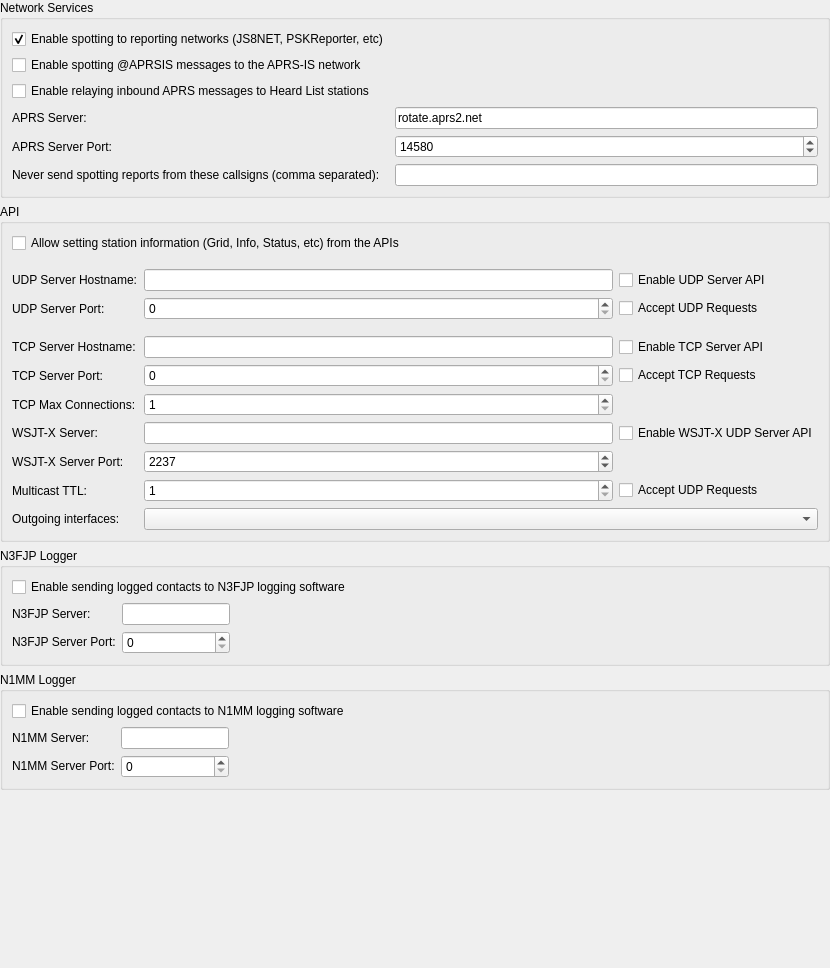
         <widget class="QWidget" name="scrollAreaWidgetContents_6">
          <property name="geometry">
           <rect>
            <x>0</x>
            <y>0</y>
            <width>830</width>
            <height>968</height>
           </rect>
          </property>
          <layout class="QVBoxLayout" name="verticalLayout_30">
           <property name="leftMargin">
            <number>0</number>
           </property>
           <property name="topMargin">
            <number>0</number>
           </property>
           <property name="rightMargin">
            <number>0</number>
           </property>
           <property name="bottomMargin">
            <number>0</number>
           </property>
           <item>
            <widget class="QGroupBox" name="network_group_box">
             <property name="title">
              <string>Network Services</string>
             </property>
             <layout class="QGridLayout" name="gridLayout_9">
              <item row="3" column="0">
               <widget class="QLabel" name="udp_server_label_2">
                <property name="text">
                 <string>APRS Server:</string>
                </property>
                <property name="buddy">
                 <cstring>udp_server_line_edit</cstring>
                </property>
               </widget>
              </item>
              <item row="4" column="0">
               <widget class="QLabel" name="label_18">
                <property name="text">
                 <string>APRS Server Port:</string>
                </property>
                <property name="buddy">
                 <cstring>udp_server_port_spin_box</cstring>
                </property>
               </widget>
              </item>
              <item row="5" column="1" colspan="2">
               <widget class="QLineEdit" name="spot_blacklist_line_edit"/>
              </item>
              <item row="3" column="1" colspan="2">
               <widget class="QLineEdit" name="aprs_server_line_edit">
                <property name="sizePolicy">
                 <sizepolicy hsizetype="Preferred" vsizetype="Fixed">
                  <horstretch>0</horstretch>
                  <verstretch>0</verstretch>
                 </sizepolicy>
                </property>
                <property name="toolTip">
                 <string>&lt;html&gt;&lt;head/&gt;&lt;body&gt;&lt;p&gt;Optional hostname of APRS server to send spots to.&lt;/p&gt;&lt;p&gt;Formats:&lt;/p&gt;&lt;ul style=&quot;margin-top: 0px; margin-bottom: 0px; margin-left: 0px; margin-right: 0px; -qt-list-indent: 1;&quot;&gt;&lt;li style=&quot; margin-top:12px; margin-bottom:0px; margin-left:0px; margin-right:0px; -qt-block-indent:0; text-indent:0px;&quot;&gt;hostname&lt;/li&gt;&lt;li style=&quot; margin-top:0px; margin-bottom:0px; margin-left:0px; margin-right:0px; -qt-block-indent:0; text-indent:0px;&quot;&gt;IPv4 address&lt;/li&gt;&lt;li style=&quot; margin-top:0px; margin-bottom:0px; margin-left:0px; margin-right:0px; -qt-block-indent:0; text-indent:0px;&quot;&gt;IPv6 address&lt;/li&gt;&lt;li style=&quot; margin-top:0px; margin-bottom:0px; margin-left:0px; margin-right:0px; -qt-block-indent:0; text-indent:0px;&quot;&gt;IPv4 multicast group address&lt;/li&gt;&lt;li style=&quot; margin-top:0px; margin-bottom:0px; margin-left:0px; margin-right:0px; -qt-block-indent:0; text-indent:0px;&quot;&gt;IPv6 multicast group address&lt;/li&gt;&lt;/ul&gt;&lt;p&gt;Clearing this field will disable the spotting to APRS.&lt;/p&gt;&lt;/body&gt;&lt;/html&gt;</string>
                </property>
                <property name="inputMethodHints">
                 <set>Qt::ImhNone</set>
                </property>
                <property name="text">
                 <string>rotate.aprs2.net</string>
                </property>
               </widget>
              </item>
              <item row="1" column="0" colspan="2">
               <widget class="QCheckBox" name="enable_aprs_spotting_check_box">
                <property name="text">
                 <string>Enable spotting @APRSIS messages to the APRS-IS network</string>
                </property>
                <property name="checked">
                 <bool>false</bool>
                </property>
               </widget>
              </item>
              <item row="2" column="0" colspan="2">
               <widget class="QCheckBox" name="enable_aprs_relay_check_box">
                <property name="toolTip">
                 <string>When enabled, messages received from APRS-IS destined for stations in your Heard List will be relayed via JS8 (Group @APRSIS).</string>
                </property>
                <property name="text">
                 <string>Enable relaying inbound APRS messages to Heard List stations</string>
                </property>
                <property name="checked">
                 <bool>false</bool>
                </property>
               </widget>
              </item>
              <item row="5" column="0">
               <widget class="QLabel" name="label_31">
                <property name="text">
                 <string>Never send spotting reports from these callsigns (comma separated):</string>
                </property>
               </widget>
              </item>
              <item row="4" column="1" colspan="2">
               <widget class="QSpinBox" name="aprs_server_port_spin_box">
                <property name="toolTip">
                 <string>&lt;html&gt;&lt;head/&gt;&lt;body&gt;&lt;p&gt;Enter the service port number of the APRS server that should receive updates. If this is zero no updates will be broadcast.&lt;/p&gt;&lt;/body&gt;&lt;/html&gt;</string>
                </property>
                <property name="minimum">
                 <number>0</number>
                </property>
                <property name="maximum">
                 <number>65534</number>
                </property>
                <property name="value">
                 <number>14580</number>
                </property>
               </widget>
              </item>
              <item row="0" column="0">
               <widget class="QCheckBox" name="psk_reporter_check_box">
                <property name="toolTip">
                 <string>&lt;html&gt;&lt;head/&gt;&lt;body&gt;&lt;p&gt;The program can send your station details and all decoded signals with grid squares as spots to the http://pskreporter.info web site.&lt;/p&gt;&lt;p&gt;This is used for reverse beacon analysis which is very useful for assessing propagation and system performance.&lt;/p&gt;&lt;/body&gt;&lt;/html&gt;</string>
                </property>
                <property name="text">
                 <string>Enable spotting to reporting networks (JS8NET, PSKReporter, etc)</string>
                </property>
                <property name="checked">
                 <bool>true</bool>
                </property>
               </widget>
              </item>
             </layout>
            </widget>
           </item>
           <item>
            <widget class="QGroupBox" name="groupBox_4">
             <property name="title">
              <string>API</string>
             </property>
             <layout class="QGridLayout" name="gridLayout_16">
              <item row="6" column="1">
               <widget class="QLineEdit" name="tcp_server_line_edit"/>
              </item>
              <item row="3" column="1">
               <widget class="QLineEdit" name="udp_server_line_edit">
                <property name="sizePolicy">
                 <sizepolicy hsizetype="Preferred" vsizetype="Fixed">
                  <horstretch>0</horstretch>
                  <verstretch>0</verstretch>
                 </sizepolicy>
                </property>
                <property name="toolTip">
                 <string>&lt;html&gt;&lt;head/&gt;&lt;body&gt;&lt;p&gt;Optional hostname of network service to receive decodes.&lt;/p&gt;&lt;p&gt;Formats:&lt;/p&gt;&lt;ul style=&quot;margin-top: 0px; margin-bottom: 0px; margin-left: 0px; margin-right: 0px; -qt-list-indent: 1;&quot;&gt;&lt;li style=&quot; margin-top:12px; margin-bottom:0px; margin-left:0px; margin-right:0px; -qt-block-indent:0; text-indent:0px;&quot;&gt;hostname&lt;/li&gt;&lt;li style=&quot; margin-top:0px; margin-bottom:0px; margin-left:0px; margin-right:0px; -qt-block-indent:0; text-indent:0px;&quot;&gt;IPv4 address&lt;/li&gt;&lt;li style=&quot; margin-top:0px; margin-bottom:0px; margin-left:0px; margin-right:0px; -qt-block-indent:0; text-indent:0px;&quot;&gt;IPv6 address&lt;/li&gt;&lt;li style=&quot; margin-top:0px; margin-bottom:0px; margin-left:0px; margin-right:0px; -qt-block-indent:0; text-indent:0px;&quot;&gt;IPv4 multicast group address&lt;/li&gt;&lt;li style=&quot; margin-top:0px; margin-bottom:0px; margin-left:0px; margin-right:0px; -qt-block-indent:0; text-indent:0px;&quot;&gt;IPv6 multicast group address&lt;/li&gt;&lt;/ul&gt;&lt;p&gt;Clearing this field will disable the broadcasting of UDP status updates.&lt;/p&gt;&lt;/body&gt;&lt;/html&gt;</string>
                </property>
                <property name="inputMethodHints">
                 <set>Qt::ImhNone</set>
                </property>
               </widget>
              </item>
              <item row="6" column="2">
               <widget class="QCheckBox" name="tcpEnable">
                <property name="toolTip">
                 <string>&lt;html&gt;&lt;head/&gt;&lt;body&gt;&lt;p&gt;Enable the application to send API information over a TCP Server&lt;/p&gt;&lt;/body&gt;&lt;/html&gt;</string>
                </property>
                <property name="text">
                 <string>Enable TCP Server API</string>
                </property>
               </widget>
              </item>
              <item row="6" column="0">
               <widget class="QLabel" name="label_16">
                <property name="text">
                 <string>TCP Server Hostname:</string>
                </property>
               </widget>
              </item>
              <item row="4" column="1">
               <widget class="QSpinBox" name="udp_server_port_spin_box">
                <property name="toolTip">
                 <string>&lt;html&gt;&lt;head/&gt;&lt;body&gt;&lt;p&gt;Enter the service port number of the UDP server that should receive updates. If this is zero no updates will be broadcast.&lt;/p&gt;&lt;/body&gt;&lt;/html&gt;</string>
                </property>
                <property name="minimum">
                 <number>0</number>
                </property>
                <property name="maximum">
                 <number>65534</number>
                </property>
               </widget>
              </item>
              <item row="7" column="2">
               <widget class="QCheckBox" name="accept_tcp_requests_check_box">
                <property name="toolTip">
                 <string>&lt;html&gt;&lt;head/&gt;&lt;body&gt;&lt;p&gt;With this enabled the app will accept certain requests back from a TCP client that receives decode messages.&lt;/p&gt;&lt;/body&gt;&lt;/html&gt;</string>
                </property>
                <property name="text">
                 <string>Accept TCP Requests</string>
                </property>
               </widget>
              </item>
              <item row="3" column="0">
               <widget class="QLabel" name="udp_server_label">
                <property name="text">
                 <string>UDP Server Hostname:</string>
                </property>
                <property name="buddy">
                 <cstring>udp_server_line_edit</cstring>
                </property>
               </widget>
              </item>
              <item row="7" column="1">
               <widget class="QSpinBox" name="tcp_server_port_spin_box">
                <property name="toolTip">
                 <string>&lt;html&gt;&lt;head/&gt;&lt;body&gt;&lt;p&gt;Enter the service port number of the TCP server. If this is zero then TCP server will not be started.&lt;/p&gt;&lt;/body&gt;&lt;/html&gt;</string>
                </property>
                <property name="maximum">
                 <number>65534</number>
                </property>
               </widget>
              </item>
              <item row="7" column="0">
               <widget class="QLabel" name="label_29">
                <property name="text">
                 <string>TCP Server Port:</string>
                </property>
               </widget>
              </item>
              <item row="8" column="1">
               <widget class="QSpinBox" name="tcp_max_connections_spin_box">
                <property name="toolTip">
                 <string>&lt;html&gt;&lt;head/&gt;&lt;body&gt;&lt;p&gt;Enter the maximum number of API connections allowed to the TCP server&lt;/p&gt;&lt;/body&gt;&lt;/html&gt;</string>
                </property>
                <property name="minimum">
                 <number>1</number>
                </property>
                <property name="maximum">
                 <number>100</number>
                </property>
               </widget>
              </item>
              <item row="4" column="0">
               <widget class="QLabel" name="label_6">
                <property name="text">
                 <string>UDP Server Port:</string>
                </property>
                <property name="buddy">
                 <cstring>udp_server_port_spin_box</cstring>
                </property>
               </widget>
              </item>
              <item row="0" column="0" colspan="2">
               <widget class="QCheckBox" name="use_dynamic_grid">
                <property name="toolTip">
                 <string>&lt;html&gt;&lt;head/&gt;&lt;body&gt;&lt;p&gt;Check to allow changes to grid, qtc, etc from external programs&lt;/p&gt;&lt;/body&gt;&lt;/html&gt;</string>
                </property>
                <property name="text">
                 <string>Allow setting station information (Grid, Info, Status, etc) from the APIs</string>
                </property>
               </widget>
              </item>
              <item row="8" column="0">
               <widget class="QLabel" name="label_30">
                <property name="text">
                 <string>TCP Max Connections:</string>
                </property>
               </widget>
              </item>
              <item row="9" column="0">
               <widget class="QLabel" name="wsjtx_server_label">
                <property name="text">
                 <string>WSJT-X Server:</string>
                </property>
                <property name="buddy">
                 <cstring>wsjtx_server_line_edit</cstring>
                </property>
               </widget>
              </item>
              <item row="9" column="1">
               <widget class="QLineEdit" name="wsjtx_server_line_edit">
                <property name="sizePolicy">
                 <sizepolicy hsizetype="Preferred" vsizetype="Fixed">
                  <horstretch>0</horstretch>
                  <verstretch>0</verstretch>
                 </sizepolicy>
                </property>
                <property name="toolTip">
                 <string>&lt;html&gt;&lt;head/&gt;&lt;body&gt;&lt;p&gt;Optional hostname of network service to receive WSJT-X protocol messages.&lt;/p&gt;&lt;p&gt;Formats:&lt;/p&gt;&lt;ul style=&quot;margin-top: 0px; margin-bottom: 0px; margin-left: 0px; margin-right: 0px; -qt-list-indent: 1;&quot;&gt;&lt;li style=&quot; margin-top:12px; margin-bottom:0px; margin-left:0px; margin-right:0px; -qt-block-indent:0; text-indent:0px;&quot;&gt;hostname&lt;/li&gt;&lt;li style=&quot; margin-top:0px; margin-bottom:0px; margin-left:0px; margin-right:0px; -qt-block-indent:0; text-indent:0px;&quot;&gt;IPv4 address&lt;/li&gt;&lt;li style=&quot; margin-top:0px; margin-bottom:0px; margin-left:0px; margin-right:0px; -qt-block-indent:0; text-indent:0px;&quot;&gt;IPv6 address&lt;/li&gt;&lt;li style=&quot; margin-top:0px; margin-bottom:0px; margin-left:0px; margin-right:0px; -qt-block-indent:0; text-indent:0px;&quot;&gt;IPv4 multicast group address&lt;/li&gt;&lt;li style=&quot; margin-top:0px; margin-bottom:0px; margin-left:0px; margin-right:0px; -qt-block-indent:0; text-indent:0px;&quot;&gt;IPv6 multicast group address&lt;/li&gt;&lt;/ul&gt;&lt;p&gt;Clearing this field will disable the broadcasting of WSJT-X protocol messages.&lt;/p&gt;&lt;/body&gt;&lt;/html&gt;</string>
                </property>
                <property name="inputMethodHints">
                 <set>Qt::ImhNone</set>
                </property>
               </widget>
              </item>
              <item row="9" column="2">
               <widget class="QCheckBox" name="wsjtx_enable_check_box">
                <property name="toolTip">
                 <string>&lt;html&gt;&lt;head/&gt;&lt;body&gt;&lt;p&gt;Enable the application to send WSJT-X protocol information to UDP Servers&lt;/p&gt;&lt;/body&gt;&lt;/html&gt;</string>
                </property>
                <property name="text">
                 <string>Enable WSJT-X UDP Server API</string>
                </property>
               </widget>
              </item>
              <item row="10" column="0">
               <widget class="QLabel" name="wsjtx_server_port_label">
                <property name="text">
                 <string>WSJT-X Server Port:</string>
                </property>
                <property name="buddy">
                 <cstring>wsjtx_server_port_spin_box</cstring>
                </property>
               </widget>
              </item>
              <item row="10" column="1">
               <widget class="QSpinBox" name="wsjtx_server_port_spin_box">
                <property name="toolTip">
                 <string>&lt;html&gt;&lt;head/&gt;&lt;body&gt;&lt;p&gt;Enter the service port number of the WSJT-X UDP server that should receive updates. If this is zero no updates will be sent. Default is 2237.&lt;/p&gt;&lt;/body&gt;&lt;/html&gt;</string>
                </property>
                <property name="minimum">
                 <number>0</number>
                </property>
                <property name="maximum">
                 <number>65534</number>
                </property>
                <property name="value">
                 <number>2237</number>
                </property>
               </widget>
              </item>
              <item row="11" column="0">
               <widget class="QLabel" name="wsjtx_TTL_label">
                <property name="text">
                 <string>Multicast TTL:</string>
                </property>
                <property name="buddy">
                 <cstring>wsjtx_TTL_spin_box</cstring>
                </property>
               </widget>
              </item>
              <item row="11" column="1">
               <widget class="QSpinBox" name="wsjtx_TTL_spin_box">
                <property name="toolTip">
                 <string>&lt;html&gt;&lt;head/&gt;&lt;body&gt;&lt;p&gt;Sets the number of router hops that multicast datagrams are allowed to make. Almost everyone should set this to 1 to keep outgoing multicast traffic within the local subnet.&lt;/p&gt;&lt;/body&gt;&lt;/html&gt;</string>
                </property>
                <property name="minimum">
                 <number>1</number>
                </property>
                <property name="maximum">
                 <number>255</number>
                </property>
                <property name="value">
                 <number>1</number>
                </property>
               </widget>
              </item>
              <item row="11" column="2">
               <widget class="QCheckBox" name="wsjtx_accept_requests_check_box">
                <property name="toolTip">
                 <string>&lt;html&gt;&lt;head/&gt;&lt;body&gt;&lt;p&gt;With this enabled JS8Call will accept certain requests from a UDP client sending WSJT-X protocol messages.&lt;/p&gt;&lt;/body&gt;&lt;/html&gt;</string>
                </property>
                <property name="text">
                 <string>Accept UDP Requests</string>
                </property>
               </widget>
              </item>
              <item row="12" column="0">
               <widget class="QLabel" name="wsjtx_interfaces_label">
                <property name="text">
                 <string>Outgoing interfaces:</string>
                </property>
                <property name="buddy">
                 <cstring>wsjtx_interfaces_combo_box</cstring>
                </property>
               </widget>
              </item>
              <item row="12" column="1" colspan="2">
               <widget class="CheckableItemComboBox" name="wsjtx_interfaces_combo_box">
                <property name="toolTip">
                 <string>&lt;html&gt;&lt;head/&gt;&lt;body&gt;&lt;p&gt;When sending updates to a multicast group address it is necessary to specify which network interface(s) to send them to. If the loop-back interface is multicast capable then at least that one will be selected.&lt;/p&gt;&lt;p&gt;For most users the loop-back interface is all that is needed, that will allow multiple other applications on the same machine to interoperate with JS8Call. If applications running on other hosts are to receive status updates then a suitable network interface should be used.&lt;/p&gt;&lt;p&gt;On some Linux systems it may be necessary to enable multicast on the loop-back network interface.&lt;/p&gt;&lt;/body&gt;&lt;/html&gt;</string>
                </property>
               </widget>
              </item>
              <item row="1" column="0" colspan="3">
               <spacer name="verticalSpacer_8">
                <property name="sizeType">
                 <enum>QSizePolicy::Fixed</enum>
                </property>
                <property name="sizeHint" stdset="0">
                 <size>
                  <width>20</width>
                  <height>10</height>
                 </size>
                </property>
               </spacer>
              </item>
              <item row="5" column="0" colspan="3">
               <spacer name="verticalSpacer_20">
                <property name="sizeType">
                 <enum>QSizePolicy::Fixed</enum>
                </property>
                <property name="sizeHint" stdset="0">
                 <size>
                  <width>20</width>
                  <height>10</height>
                 </size>
                </property>
               </spacer>
              </item>
              <item row="4" column="2">
               <widget class="QCheckBox" name="accept_udp_requests_check_box">
                <property name="toolTip">
                 <string>&lt;html&gt;&lt;head/&gt;&lt;body&gt;&lt;p&gt;With this enabled the app will accept certain requests back from a UDP server that receives decode messages.&lt;/p&gt;&lt;/body&gt;&lt;/html&gt;</string>
                </property>
                <property name="text">
                 <string>Accept UDP Requests</string>
                </property>
               </widget>
              </item>
              <item row="3" column="2">
               <widget class="QCheckBox" name="udpEnable">
                <property name="toolTip">
                 <string>&lt;html&gt;&lt;head/&gt;&lt;body&gt;&lt;p&gt;Enable the application to send API information to UDP Servers&lt;/p&gt;&lt;/body&gt;&lt;/html&gt;</string>
                </property>
                <property name="text">
                 <string>Enable UDP Server API</string>
                </property>
               </widget>
              </item>
             </layout>
            </widget>
           </item>
           <item>
            <widget class="QGroupBox" name="groupBox_11">
             <property name="title">
              <string>N3FJP Logger</string>
             </property>
             <layout class="QFormLayout" name="formLayout_12">
              <item row="0" column="0">
               <widget class="QCheckBox" name="enable_n3fjp_broadcast_check_box">
                <property name="text">
                 <string>Enable sending logged contacts to N3FJP logging software</string>
                </property>
               </widget>
              </item>
              <item row="1" column="0">
               <layout class="QFormLayout" name="formLayout_20">
                <item row="0" column="0">
                 <widget class="QLabel" name="n3fjp_server_name_label">
                  <property name="text">
                   <string>&lt;html&gt;&lt;head/&gt;&lt;body&gt;&lt;p&gt;N3FJP Server:&lt;/p&gt;&lt;/body&gt;&lt;/html&gt;</string>
                  </property>
                 </widget>
                </item>
                <item row="0" column="1">
                 <widget class="QLineEdit" name="n3fjp_server_name_line_edit">
                  <property name="toolTip">
                   <string>&lt;html&gt;&lt;head/&gt;&lt;body&gt;&lt;p&gt;Optional host name of N3FJP software to receive logged contacts. This is usually 'localhost' or ip address 127.0.0.1&lt;/p&gt;&lt;p&gt;Formats:&lt;/p&gt;&lt;ul style=&quot;margin-top: 0px; margin-bottom: 0px; margin-left: 0px; margin-right: 0px; -qt-list-indent: 1;&quot;&gt;&lt;li style=&quot; margin-top:12px; margin-bottom:0px; margin-left:0px; margin-right:0px; -qt-block-indent:0; text-indent:0px;&quot;&gt;hostname&lt;/li&gt;&lt;li style=&quot; margin-top:0px; margin-bottom:0px; margin-left:0px; margin-right:0px; -qt-block-indent:0; text-indent:0px;&quot;&gt;IPv4 address&lt;/li&gt;&lt;li style=&quot; margin-top:0px; margin-bottom:0px; margin-left:0px; margin-right:0px; -qt-block-indent:0; text-indent:0px;&quot;&gt;IPv6 address&lt;/li&gt;&lt;li style=&quot; margin-top:0px; margin-bottom:0px; margin-left:0px; margin-right:0px; -qt-block-indent:0; text-indent:0px;&quot;&gt;IPv4 multicast group address&lt;/li&gt;&lt;li style=&quot; margin-top:0px; margin-bottom:0px; margin-left:0px; margin-right:0px; -qt-block-indent:0; text-indent:0px;&quot;&gt;IPv6 multicast group address&lt;/li&gt;&lt;/ul&gt;&lt;p&gt;Clearing this field will disable broadcasting of ADIF information via UDP.&lt;/p&gt;&lt;/body&gt;&lt;/html&gt;</string>
                  </property>
                 </widget>
                </item>
                <item row="1" column="0">
                 <widget class="QLabel" name="n3fjp_server_port_label">
                  <property name="text">
                   <string>&lt;html&gt;&lt;head/&gt;&lt;body&gt;&lt;p&gt;N3FJP Server Port:&lt;/p&gt;&lt;/body&gt;&lt;/html&gt;</string>
                  </property>
                 </widget>
                </item>
                <item row="1" column="1">
                 <widget class="QSpinBox" name="n3fjp_server_port_spin_box">
                  <property name="toolTip">
                   <string>&lt;html&gt;&lt;head/&gt;&lt;body&gt;&lt;p&gt;Enter the port number that should be used for N3FJP log information. For N3FJP, this value should be 1100. If this is zero, no contacts will be sent.&lt;/p&gt;&lt;/body&gt;&lt;/html&gt;</string>
                  </property>
                 </widget>
                </item>
               </layout>
              </item>
             </layout>
            </widget>
           </item>
           <item>
            <widget class="QGroupBox" name="n1mm_group_box">
             <property name="title">
              <string>N1MM Logger</string>
             </property>
             <layout class="QFormLayout" name="formLayout_15">
              <property name="fieldGrowthPolicy">
               <enum>QFormLayout::FieldsStayAtSizeHint</enum>
              </property>
              <item row="0" column="0">
               <widget class="QCheckBox" name="enable_n1mm_broadcast_check_box">
                <property name="toolTip">
                 <string>&lt;html&gt;&lt;head/&gt;&lt;body&gt;&lt;p&gt;When checked, the app will broadcast a logged contact in ADIF format to the configured hostname and port. &lt;/p&gt;&lt;/body&gt;&lt;/html&gt;</string>
                </property>
                <property name="text">
                 <string>Enable sending logged contacts to N1MM logging software</string>
                </property>
               </widget>
              </item>
              <item row="1" column="0">
               <layout class="QFormLayout" name="formLayout_22">
                <item row="0" column="0">
                 <widget class="QLabel" name="n1mm_server_name_label">
                  <property name="text">
                   <string>&lt;html&gt;&lt;head/&gt;&lt;body&gt;&lt;p&gt;N1MM Server:&lt;/p&gt;&lt;/body&gt;&lt;/html&gt;</string>
                  </property>
                 </widget>
                </item>
                <item row="0" column="1">
                 <widget class="QLineEdit" name="n1mm_server_name_line_edit">
                  <property name="toolTip">
                   <string>&lt;html&gt;&lt;head/&gt;&lt;body&gt;&lt;p&gt;Optional host name of N1MM Logger+ program to receive ADIF UDP broadcasts. This is usually 'localhost' or ip address 127.0.0.1&lt;/p&gt;&lt;p&gt;Formats:&lt;/p&gt;&lt;ul style=&quot;margin-top: 0px; margin-bottom: 0px; margin-left: 0px; margin-right: 0px; -qt-list-indent: 1;&quot;&gt;&lt;li style=&quot; margin-top:12px; margin-bottom:0px; margin-left:0px; margin-right:0px; -qt-block-indent:0; text-indent:0px;&quot;&gt;hostname&lt;/li&gt;&lt;li style=&quot; margin-top:0px; margin-bottom:0px; margin-left:0px; margin-right:0px; -qt-block-indent:0; text-indent:0px;&quot;&gt;IPv4 address&lt;/li&gt;&lt;li style=&quot; margin-top:0px; margin-bottom:0px; margin-left:0px; margin-right:0px; -qt-block-indent:0; text-indent:0px;&quot;&gt;IPv6 address&lt;/li&gt;&lt;li style=&quot; margin-top:0px; margin-bottom:0px; margin-left:0px; margin-right:0px; -qt-block-indent:0; text-indent:0px;&quot;&gt;IPv4 multicast group address&lt;/li&gt;&lt;li style=&quot; margin-top:0px; margin-bottom:0px; margin-left:0px; margin-right:0px; -qt-block-indent:0; text-indent:0px;&quot;&gt;IPv6 multicast group address&lt;/li&gt;&lt;/ul&gt;&lt;p&gt;Clearing this field will disable broadcasting of ADIF information via UDP.&lt;/p&gt;&lt;/body&gt;&lt;/html&gt;</string>
                  </property>
                 </widget>
                </item>
                <item row="1" column="0">
                 <widget class="QLabel" name="n1mm_server_port_label">
                  <property name="text">
                   <string>&lt;html&gt;&lt;head/&gt;&lt;body&gt;&lt;p&gt;N1MM Server Port:&lt;/p&gt;&lt;/body&gt;&lt;/html&gt;</string>
                  </property>
                 </widget>
                </item>
                <item row="1" column="1">
                 <widget class="QSpinBox" name="n1mm_server_port_spin_box">
                  <property name="toolTip">
                   <string>&lt;html&gt;&lt;head/&gt;&lt;body&gt;&lt;p&gt;Enter the port number that should be used for UDP broadcasts of ADIF log information. For N1MM Logger+, this value should be 2333. If this is zero, no updates will be broadcast.&lt;/p&gt;&lt;/body&gt;&lt;/html&gt;</string>
                  </property>
                 </widget>
                </item>
               </layout>
              </item>
             </layout>
            </widget>
           </item>
           <item>
            <widget class="QWidget" name="aprsForm" native="true">
             <property name="minimumSize">
              <size>
               <width>0</width>
               <height>0</height>
              </size>
             </property>
             <layout class="QVBoxLayout" name="verticalLayout_36">
              <property name="spacing">
               <number>0</number>
              </property>
              <property name="leftMargin">
               <number>0</number>
              </property>
              <property name="topMargin">
               <number>0</number>
              </property>
              <property name="rightMargin">
               <number>0</number>
              </property>
              <property name="bottomMargin">
               <number>0</number>
              </property>
             </layout>
            </widget>
           </item>
           <item>
            <spacer name="verticalSpacer_7">
             <property name="sizeHint" stdset="0">
              <size>
               <width>20</width>
               <height>40</height>
              </size>
             </property>
            </spacer>
           </item>
           <item>
            <spacer name="verticalSpacer_4">
             <property name="sizeHint" stdset="0">
              <size>
               <width>0</width>
               <height>0</height>
              </size>
             </property>
            </spacer>
           </item>
          </layout>
         </widget>
